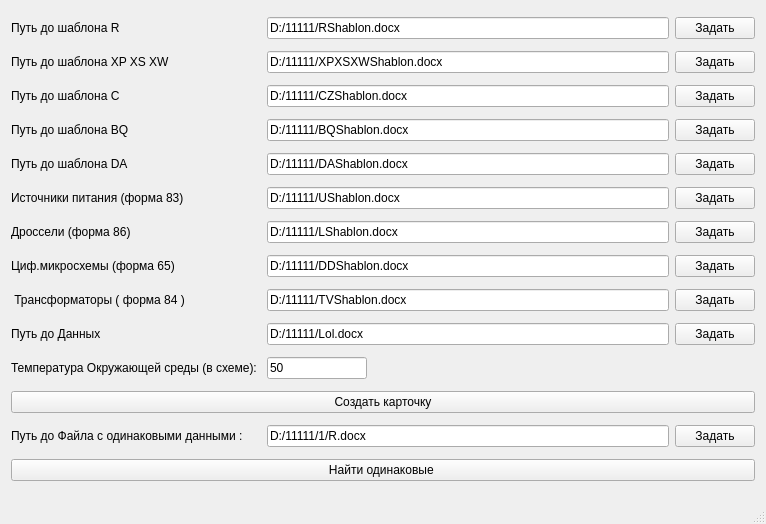
<?xml version="1.0" encoding="UTF-8"?>
<ui version="4.0">
 <class>MainWindow</class>
 <widget class="QMainWindow" name="MainWindow">
  <property name="geometry">
   <rect>
    <x>0</x>
    <y>0</y>
    <width>766</width>
    <height>524</height>
   </rect>
  </property>
  <property name="windowTitle">
   <string>MainWindow</string>
  </property>
  <widget class="QWidget" name="centralWidget">
   <layout class="QGridLayout" name="gridLayout">
    <item row="7" column="0">
     <widget class="QLabel" name="label_10">
      <property name="text">
       <string>Дроссели (форма 86)</string>
      </property>
     </widget>
    </item>
    <item row="7" column="2">
     <widget class="QPushButton" name="pushButton_9">
      <property name="text">
       <string>Задать</string>
      </property>
     </widget>
    </item>
    <item row="7" column="1">
     <widget class="QLineEdit" name="lineEdit_10">
      <property name="text">
       <string>D:/11111/LShablon.docx</string>
      </property>
     </widget>
    </item>
    <item row="8" column="0">
     <widget class="QLabel" name="label_11">
      <property name="text">
       <string>Циф.микросхемы (форма 65)</string>
      </property>
     </widget>
    </item>
    <item row="8" column="1">
     <widget class="QLineEdit" name="lineEdit_11">
      <property name="text">
       <string>D:/11111/DDShablon.docx</string>
      </property>
     </widget>
    </item>
    <item row="8" column="2">
     <widget class="QPushButton" name="pushButton_10">
      <property name="text">
       <string>Задать</string>
      </property>
     </widget>
    </item>
    <item row="17" column="2">
     <widget class="QPushButton" name="pushButton_7">
      <property name="text">
       <string>Задать</string>
      </property>
     </widget>
    </item>
    <item row="3" column="2">
     <widget class="QPushButton" name="pushButton_3">
      <property name="text">
       <string>Задать</string>
      </property>
     </widget>
    </item>
    <item row="13" column="0">
     <widget class="QLabel" name="label_5">
      <property name="text">
       <string>Темпeратура Окружающей среды (в схеме): </string>
      </property>
     </widget>
    </item>
    <item row="17" column="1">
     <widget class="QLineEdit" name="lineEdit_8">
      <property name="text">
       <string>D:/11111/1/R.docx</string>
      </property>
     </widget>
    </item>
    <item row="2" column="1">
     <widget class="QLineEdit" name="lineEdit_3">
      <property name="text">
       <string>D:/11111/XPXSXWShablon.docx</string>
      </property>
     </widget>
    </item>
    <item row="18" column="0" colspan="3">
     <widget class="QPushButton" name="pushButton_6">
      <property name="text">
       <string>Найти одинаковые </string>
      </property>
     </widget>
    </item>
    <item row="13" column="1">
     <widget class="QLineEdit" name="lineEdit_5">
      <property name="maximumSize">
       <size>
        <width>100</width>
        <height>16777215</height>
       </size>
      </property>
      <property name="text">
       <string>50</string>
      </property>
     </widget>
    </item>
    <item row="6" column="1">
     <widget class="QLineEdit" name="lineEdit_9">
      <property name="text">
       <string>D:/11111/UShablon.docx</string>
      </property>
     </widget>
    </item>
    <item row="6" column="0">
     <widget class="QLabel" name="label_9">
      <property name="text">
       <string>Источники питания (форма 83)</string>
      </property>
     </widget>
    </item>
    <item row="14" column="0" colspan="3">
     <widget class="QPushButton" name="pushButton">
      <property name="text">
       <string>Создать карточку</string>
      </property>
     </widget>
    </item>
    <item row="6" column="2">
     <widget class="QPushButton" name="pushButton_8">
      <property name="text">
       <string>Задать</string>
      </property>
     </widget>
    </item>
    <item row="2" column="0">
     <widget class="QLabel" name="label_3">
      <property name="text">
       <string>Путь до шаблона XP XS XW</string>
      </property>
     </widget>
    </item>
    <item row="4" column="0">
     <widget class="QLabel" name="label_6">
      <property name="text">
       <string>Путь до шаблона BQ</string>
      </property>
     </widget>
    </item>
    <item row="4" column="1">
     <widget class="QLineEdit" name="lineEdit_6">
      <property name="text">
       <string>D:/11111/BQShablon.docx</string>
      </property>
     </widget>
    </item>
    <item row="5" column="1">
     <widget class="QLineEdit" name="lineEdit_7">
      <property name="text">
       <string>D:/11111/DAShablon.docx</string>
      </property>
     </widget>
    </item>
    <item row="5" column="2">
     <widget class="QPushButton" name="pushButton_5">
      <property name="text">
       <string>Задать</string>
      </property>
     </widget>
    </item>
    <item row="4" column="2">
     <widget class="QPushButton" name="pushButton_4">
      <property name="text">
       <string>Задать</string>
      </property>
     </widget>
    </item>
    <item row="1" column="2">
     <widget class="QPushButton" name="pushButton_S_R">
      <property name="text">
       <string>Задать</string>
      </property>
     </widget>
    </item>
    <item row="10" column="0">
     <widget class="QLabel" name="label_2">
      <property name="text">
       <string>Путь до Данных</string>
      </property>
     </widget>
    </item>
    <item row="17" column="0">
     <widget class="QLabel" name="label_8">
      <property name="text">
       <string>Путь до Файла с одинаковыми данными :</string>
      </property>
     </widget>
    </item>
    <item row="10" column="1">
     <widget class="QLineEdit" name="lineEdit_2">
      <property name="text">
       <string>D:/11111/Lol.docx</string>
      </property>
     </widget>
    </item>
    <item row="1" column="0">
     <widget class="QLabel" name="label">
      <property name="text">
       <string>Путь до шаблона R</string>
      </property>
     </widget>
    </item>
    <item row="3" column="0">
     <widget class="QLabel" name="label_4">
      <property name="text">
       <string>Путь до шаблона С</string>
      </property>
     </widget>
    </item>
    <item row="10" column="2">
     <widget class="QPushButton" name="pushButton_D">
      <property name="text">
       <string>Задать</string>
      </property>
     </widget>
    </item>
    <item row="3" column="1">
     <widget class="QLineEdit" name="lineEdit_4">
      <property name="text">
       <string>D:/11111/CZShablon.docx</string>
      </property>
     </widget>
    </item>
    <item row="1" column="1">
     <widget class="QLineEdit" name="lineEdit">
      <property name="text">
       <string>D:/11111/RShablon.docx</string>
      </property>
     </widget>
    </item>
    <item row="5" column="0">
     <widget class="QLabel" name="label_7">
      <property name="text">
       <string>Путь до шаблона DA</string>
      </property>
     </widget>
    </item>
    <item row="2" column="2">
     <widget class="QPushButton" name="pushButton_2">
      <property name="text">
       <string>Задать</string>
      </property>
     </widget>
    </item>
    <item row="9" column="0">
     <widget class="QLabel" name="label_12">
      <property name="text">
       <string> Трансформаторы ( форма 84 )</string>
      </property>
     </widget>
    </item>
    <item row="9" column="1">
     <widget class="QLineEdit" name="lineEdit_12">
      <property name="text">
       <string>D:/11111/TVShablon.docx</string>
      </property>
     </widget>
    </item>
    <item row="9" column="2">
     <widget class="QPushButton" name="pushButton_11">
      <property name="text">
       <string>Задать</string>
      </property>
     </widget>
    </item>
   </layout>
  </widget>
  <widget class="QStatusBar" name="statusBar"/>
 </widget>
 <layoutdefault spacing="6" margin="11"/>
 <resources/>
 <connections/>
</ui>
